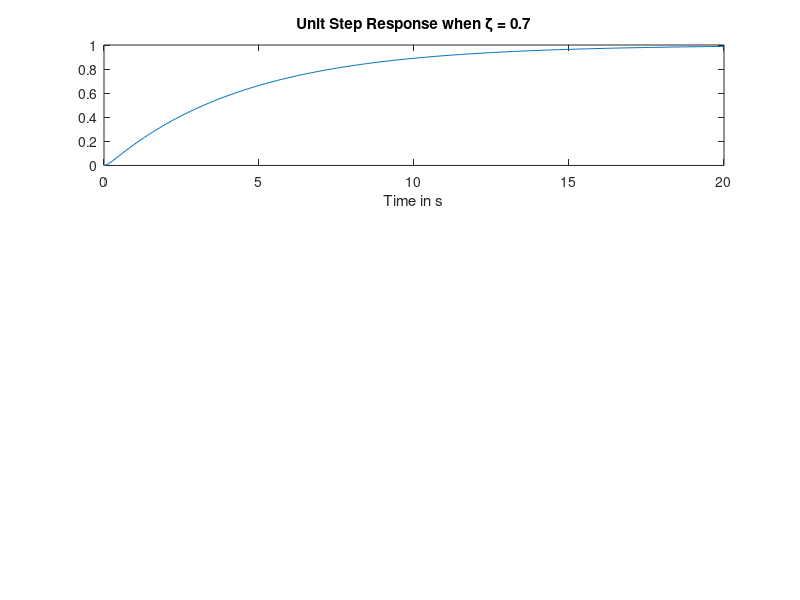

Write the MATLAB code that produced this figure. (Note: this script raises an error after producing the figure.)
zeta = [0.7, 1.0, 1.5];
aVal = zeros(1, 3);
for i = 1:3
    zetaVal = zeta(i);
    a = 4 * zetaVal^2;
    aVal(i) = a;
    numerator = a;
    denominator = [1, 9, a];
    sys = tf(numerator, denominator);
    poles = roots(denominator);
    t = 0:0.1:20;
    u = ones(size(t));
    y = lsim(sys, u, t);
    subplot(3, 1, i);
    plot(t, y);
    title(['Unit Step Response when ζ = ', num2str(zetaVal)]);
    xlabel('Time in s');
    S = stepinfo(sys);
    setTime = S.SettlingTime;
    riseTime = S.RiseTime;
    peakTime = S.PeakTime;
    txt = {'SetTime = ', num2str(setTime)};
    text(8,0.5,txt)
    txt2 = {'RiseTime = ', num2str(riseTime)};
    text(12,0.5,txt2)
    txt3 = {'PeakTime = ', num2str(peakTime)};
    text(16,0.5,txt3)
    grid on;
    hold on;
end